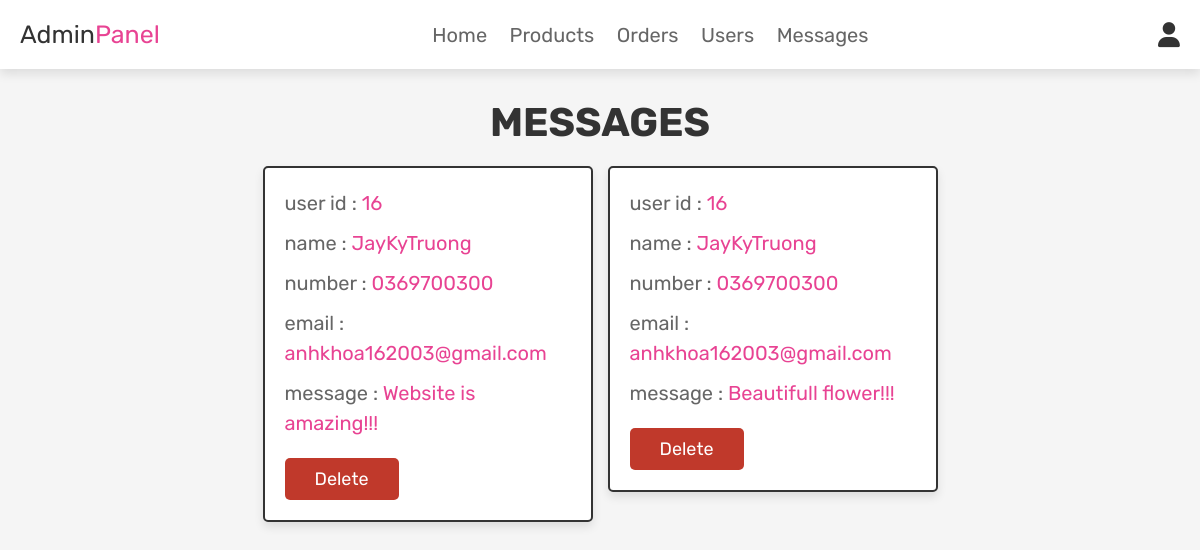
/admin_contacts.php (signed in), run on the app's committed database.
### tables this page shows
CREATE TABLE `message` (
  `id` int(100) NOT NULL,
  `user_id` int(100) NOT NULL,
  `name` varchar(100) NOT NULL,
  `email` varchar(100) NOT NULL,
  `number` varchar(12) NOT NULL,
  `message` varchar(500) NOT NULL
);

### admin_contacts.php (the view, shortened to what this page needs)
<?php
@include 'config.php';
?>
<!DOCTYPE html>
<html lang="en">
<head>
   <link rel="stylesheet" href="https://cdnjs.cloudflare.com/ajax/libs/font-awesome/6.0.0/css/all.min.css">
   <link rel="stylesheet" href="css/admin_style.css">
</head>
<body>
<?php @include 'admin_header.php'; ?>
<section class="messages">
   <h1 class="title">messages</h1>
   <div class="box-container">
      <?php
       $select_message = mysqli_query($conn, "SELECT * FROM `message`") or die('query failed');
       if(mysqli_num_rows($select_message) > 0){
          while($fetch_message = mysqli_fetch_assoc($select_message)){
      ?>
      <div class="box">
         <p>user id : <span><?php echo $fetch_message['user_id']; ?></span> </p>
         <p>name : <span><?php echo $fetch_message['name']; ?></span> </p>
         <p>number : <span><?php echo $fetch_message['number']; ?></span> </p>
         <p>email : <span><?php echo $fetch_message['email']; ?></span> </p>
         <p>message : <span><?php echo $fetch_message['message']; ?></span> </p>
         <a href="admin_contacts.php?delete=<?php echo $fetch_message['id']; ?>" onclick="return confirm('delete this message?');" class="delete-btn">delete</a>
      </div>
      <?php
         }
      }else{
         echo '<p class="empty">you have no messages!</p>';
      }
      ?>
   </div>
</section>
</body>
</html>

### css/admin_style.css (style rules this page uses)
:root { --pink:#e84393; --red:#c0392b; --orange:#f39c12; --black:#333; --white:#fff; --light-color:#666; --light-white:#ccc; --light-bg:#f5f5f5; --border:.2rem solid var(--black); --box-shadow:0 .5rem 1rem rgba(0,0,0,.1); }
* { font-family: 'Rubik', sans-serif; margin:0; padding:0; box-sizing: border-box; outline: none; border:none; text-decoration: none; transition:all .2s linear; }
html { font-size: 62.5%; overflow-x: hidden; scroll-behavior: smooth; scroll-padding-top: 6.5rem; }
body { background: var(--light-bg); }
section { padding:3rem 2rem; }
.title { text-align: center; margin-bottom: 2rem; color:var(--black); text-transform: uppercase; font-size: 4rem; }
.btn, .delete-btn, .option-btn { display: inline-block; border-radius: .5rem; margin-top: 1rem; font-size: 1.8rem; color:var(--white); cursor: pointer; padding:1rem 3rem; text-transform: capitalize; }
.delete-btn { background-color: var(--red); }
.messages .box-container { display: grid; grid-template-columns: repeat(auto-fit, 33rem); gap:1.5rem; align-items: flex-start; max-width: 1200px; margin: 0 auto; justify-content: center; }
.messages .box-container .box { padding:2rem; border:var(--border); background-color: var(--white); box-shadow: var(--box-shadow); border-radius: .5rem; }
.messages .box-container .box p { font-size: 2rem; color:var(--light-color); margin-bottom: 1rem; line-height: 1.5; }
.messages .box-container .box p span { color:var(--pink); }

### data on the page
message: user "16", name "JayKyTruong", number "0369700300", email "anhkhoa162003@gmail.com", message "Website is amazing!!!"
message: user "16", name "JayKyTruong", number "0369700300", email "anhkhoa162003@gmail.com", message "Beautifull flower!!!"
